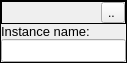
<?xml version="1.0" encoding="UTF-8"?>
<ui version="4.0">
 <author>Tomas Dubsky (xdubsk08)</author>
 <class>BlockInstance</class>
 <widget class="QWidget" name="BlockInstance">
  <property name="geometry">
   <rect>
    <x>0</x>
    <y>0</y>
    <width>110</width>
    <height>70</height>
   </rect>
  </property>
  <property name="sizePolicy">
   <sizepolicy hsizetype="Fixed" vsizetype="Minimum">
    <horstretch>0</horstretch>
    <verstretch>0</verstretch>
   </sizepolicy>
  </property>
  <layout class="QHBoxLayout" name="horizontalLayout">
   <property name="spacing">
    <number>0</number>
   </property>
   <property name="sizeConstraint">
    <enum>QLayout::SetMinAndMaxSize</enum>
   </property>
   <property name="leftMargin">
    <number>0</number>
   </property>
   <property name="topMargin">
    <number>0</number>
   </property>
   <property name="rightMargin">
    <number>0</number>
   </property>
   <property name="bottomMargin">
    <number>0</number>
   </property>
   <item>
    <widget class="QFrame" name="frame">
     <property name="sizePolicy">
      <sizepolicy hsizetype="Fixed" vsizetype="Fixed">
       <horstretch>0</horstretch>
       <verstretch>0</verstretch>
      </sizepolicy>
     </property>
     <property name="frameShape">
      <enum>QFrame::Box</enum>
     </property>
     <property name="frameShadow">
      <enum>QFrame::Plain</enum>
     </property>
     <layout class="QVBoxLayout" name="verticalLayout">
      <property name="spacing">
       <number>0</number>
      </property>
      <property name="sizeConstraint">
       <enum>QLayout::SetFixedSize</enum>
      </property>
      <property name="leftMargin">
       <number>0</number>
      </property>
      <property name="topMargin">
       <number>0</number>
      </property>
      <property name="rightMargin">
       <number>0</number>
      </property>
      <property name="bottomMargin">
       <number>0</number>
      </property>
      <item>
       <widget class="QFrame" name="frame_2">
        <property name="sizePolicy">
         <sizepolicy hsizetype="Preferred" vsizetype="Fixed">
          <horstretch>0</horstretch>
          <verstretch>0</verstretch>
         </sizepolicy>
        </property>
        <property name="frameShape">
         <enum>QFrame::Box</enum>
        </property>
        <property name="frameShadow">
         <enum>QFrame::Plain</enum>
        </property>
        <layout class="QHBoxLayout" name="horizontalLayout_3">
         <property name="spacing">
          <number>3</number>
         </property>
         <property name="leftMargin">
          <number>1</number>
         </property>
         <property name="topMargin">
          <number>0</number>
         </property>
         <property name="rightMargin">
          <number>0</number>
         </property>
         <property name="bottomMargin">
          <number>0</number>
         </property>
         <item>
          <widget class="QLabel" name="iconLabel">
           <property name="sizePolicy">
            <sizepolicy hsizetype="Maximum" vsizetype="Maximum">
             <horstretch>0</horstretch>
             <verstretch>0</verstretch>
            </sizepolicy>
           </property>
          </widget>
         </item>
         <item>
          <widget class="QLabel" name="classLabel">
           <property name="sizePolicy">
            <sizepolicy hsizetype="Preferred" vsizetype="Fixed">
             <horstretch>0</horstretch>
             <verstretch>0</verstretch>
            </sizepolicy>
           </property>
           <property name="font">
            <font>
             <pointsize>10</pointsize>
            </font>
           </property>
           <property name="toolTip">
            <string>Name of the class</string>
           </property>
           <property name="frameShadow">
            <enum>QFrame::Plain</enum>
           </property>
           <property name="margin">
            <number>1</number>
           </property>
          </widget>
         </item>
         <item>
          <widget class="QToolButton" name="toolButton">
           <property name="text">
            <string notr="true">.. </string>
           </property>
           <property name="popupMode">
            <enum>QToolButton::InstantPopup</enum>
           </property>
           <property name="toolButtonStyle">
            <enum>Qt::ToolButtonTextUnderIcon</enum>
           </property>
          </widget>
         </item>
        </layout>
       </widget>
      </item>
      <item>
       <widget class="QLabel" name="label">
        <property name="sizePolicy">
         <sizepolicy hsizetype="Preferred" vsizetype="Fixed">
          <horstretch>0</horstretch>
          <verstretch>0</verstretch>
         </sizepolicy>
        </property>
        <property name="font">
         <font>
          <pointsize>10</pointsize>
         </font>
        </property>
        <property name="text">
         <string>Instance name:</string>
        </property>
        <property name="margin">
         <number>1</number>
        </property>
       </widget>
      </item>
      <item>
       <widget class="QLineEdit" name="instanceName">
        <property name="font">
         <font>
          <pointsize>10</pointsize>
         </font>
        </property>
        <property name="toolTip">
         <string>Name of this instance</string>
        </property>
       </widget>
      </item>
      <item>
       <layout class="QHBoxLayout" name="horizontalLayout_2">
        <property name="sizeConstraint">
         <enum>QLayout::SetFixedSize</enum>
        </property>
        <item>
         <layout class="QVBoxLayout" name="inputs">
          <property name="sizeConstraint">
           <enum>QLayout::SetFixedSize</enum>
          </property>
         </layout>
        </item>
        <item>
         <widget class="Line" name="line">
          <property name="orientation">
           <enum>Qt::Vertical</enum>
          </property>
         </widget>
        </item>
        <item>
         <layout class="QVBoxLayout" name="outputs"/>
        </item>
       </layout>
      </item>
     </layout>
    </widget>
   </item>
  </layout>
  <action name="actionEditClassPath">
   <property name="text">
    <string>Edit class path</string>
   </property>
   <property name="toolTip">
    <string>Edit path to the class of this instance</string>
   </property>
  </action>
  <action name="actionEditClass">
   <property name="text">
    <string>Edit class...</string>
   </property>
   <property name="toolTip">
    <string>Edit the class of this instance</string>
   </property>
  </action>
  <action name="actionDelete">
   <property name="text">
    <string>Delete</string>
   </property>
   <property name="toolTip">
    <string>Delete this instance</string>
   </property>
  </action>
 </widget>
 <resources/>
 <connections>
  <connection>
   <sender>actionEditClass</sender>
   <signal>triggered()</signal>
   <receiver>BlockInstance</receiver>
   <slot>editClass()</slot>
   <hints>
    <hint type="sourcelabel">
     <x>-1</x>
     <y>-1</y>
    </hint>
    <hint type="destinationlabel">
     <x>332</x>
     <y>231</y>
    </hint>
   </hints>
  </connection>
  <connection>
   <sender>actionEditClassPath</sender>
   <signal>triggered()</signal>
   <receiver>BlockInstance</receiver>
   <slot>editPath()</slot>
   <hints>
    <hint type="sourcelabel">
     <x>-1</x>
     <y>-1</y>
    </hint>
    <hint type="destinationlabel">
     <x>332</x>
     <y>231</y>
    </hint>
   </hints>
  </connection>
  <connection>
   <sender>actionDelete</sender>
   <signal>triggered()</signal>
   <receiver>BlockInstance</receiver>
   <slot>close()</slot>
   <hints>
    <hint type="sourcelabel">
     <x>-1</x>
     <y>-1</y>
    </hint>
    <hint type="destinationlabel">
     <x>54</x>
     <y>34</y>
    </hint>
   </hints>
  </connection>
 </connections>
 <slots>
  <slot>editPath()</slot>
  <slot>editClass()</slot>
  <slot>suicide()</slot>
 </slots>
</ui>
